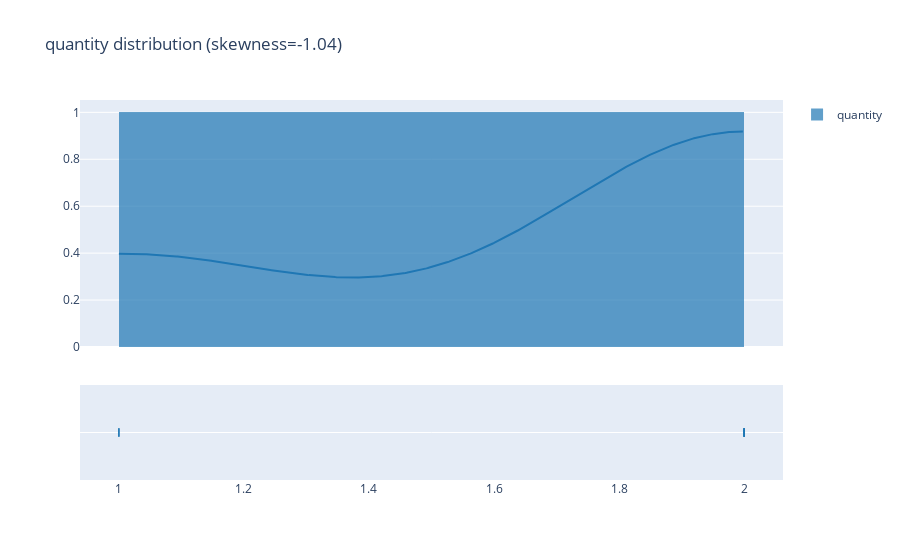
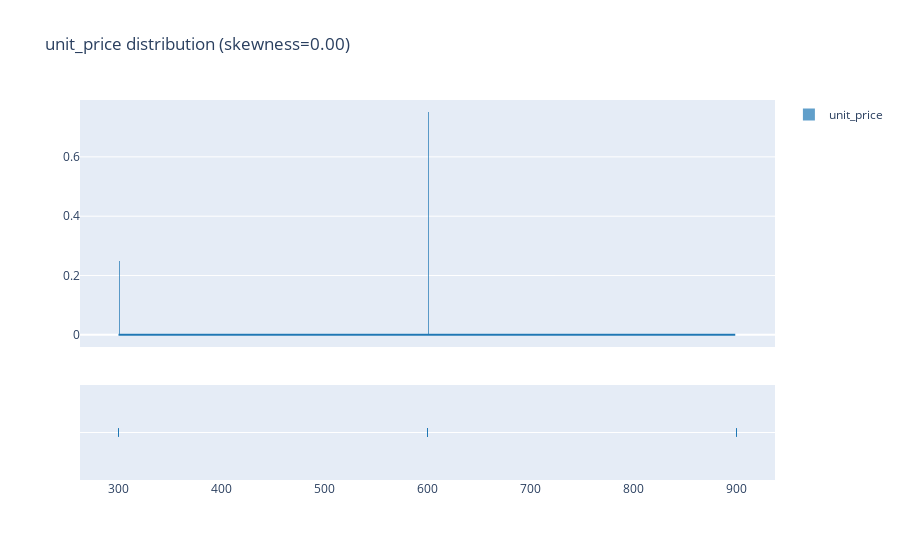

Here is the notebook cell these charts were saved with, in order:
### Code cell
# Displaying the graphs showing the skewness
for col, fig in dist_incremental_figs.items():
    print(f"Plot for '{col}':")
    fig.show()

### Figure 1 — Plotly figure (JSON) as saved in the notebook; plotly's stock layout.template omitted (floating-point values rounded to 4 significant figures; data arrays with more than 128 entries replaced by an {"elided": "..."} marker saying what was removed)
{"data": [{"autobinx": false, "histnorm": "probability density", "legendgroup": "quantity", "marker": {"color": "rgb(31, 119, 180)"}, "name": "quantity", "opacity": 0.7, "type": "histogram", "x": [2, 1, 1, 2, 2, 2, 1, 2, 2, 2], "xaxis": "x", "xbins": {"end": 2, "size": 1, "start": 1}, "yaxis": "y"}, {"legendgroup": "quantity", "marker": {"color": "rgb(31, 119, 180)"}, "mode": "lines", "name": "quantity", "showlegend": false, "type": "scatter", "x": {"elided": "500 float values"}, "xaxis": "x", "y": {"elided": "500 float values"}, "yaxis": "y"}, {"legendgroup": "quantity", "marker": {"color": "rgb(31, 119, 180)", "symbol": "line-ns-open"}, "mode": "markers", "name": "quantity", "showlegend": false, "type": "scatter", "x": [2, 1, 1, 2, 2, 2, 1, 2, 2, 2], "xaxis": "x", "y": ["quantity", "quantity", "quantity", "quantity", "quantity", "quantity", "quantity", "quantity", "quantity", "quantity"], "yaxis": "y2"}], "layout": {"barmode": "overlay", "hovermode": "closest", "legend": {"traceorder": "reversed"}, "title": {"text": "quantity distribution (skewness=-1.04)"}, "xaxis": {"anchor": "y2", "domain": [0, 1], "zeroline": false}, "yaxis": {"anchor": "free", "domain": [0.35, 1], "position": 0}, "yaxis2": {"anchor": "x", "domain": [0, 0.25], "dtick": 1, "showticklabels": false}}}

### Figure 2 — Plotly figure (JSON) as saved in the notebook; plotly's stock layout.template omitted (floating-point values rounded to 4 significant figures; data arrays with more than 128 entries replaced by an {"elided": "..."} marker saying what was removed)
{"data": [{"autobinx": false, "histnorm": "probability density", "legendgroup": "unit_price", "marker": {"color": "rgb(31, 119, 180)"}, "name": "unit_price", "opacity": 0.7, "type": "histogram", "x": [900.0, 300.0, 600.0, 300.0, 600.0, 600.0, 600.0, 600.0, 600.0, 900.0], "xaxis": "x", "xbins": {"end": 900, "size": 1, "start": 300}, "yaxis": "y"}, {"legendgroup": "unit_price", "marker": {"color": "rgb(31, 119, 180)"}, "mode": "lines", "name": "unit_price", "showlegend": false, "type": "scatter", "x": {"elided": "500 float values"}, "xaxis": "x", "y": {"elided": "500 float values"}, "yaxis": "y"}, {"legendgroup": "unit_price", "marker": {"color": "rgb(31, 119, 180)", "symbol": "line-ns-open"}, "mode": "markers", "name": "unit_price", "showlegend": false, "type": "scatter", "x": [900.0, 300.0, 600.0, 300.0, 600.0, 600.0, 600.0, 600.0, 600.0, 900.0], "xaxis": "x", "y": ["unit_price", "unit_price", "unit_price", "unit_price", "unit_price", "unit_price", "unit_price", "unit_price", "unit_price", "unit_price"], "yaxis": "y2"}], "layout": {"barmode": "overlay", "hovermode": "closest", "legend": {"traceorder": "reversed"}, "title": {"text": "unit_price distribution (skewness=0.00)"}, "xaxis": {"anchor": "y2", "domain": [0, 1], "zeroline": false}, "yaxis": {"anchor": "free", "domain": [0.35, 1], "position": 0}, "yaxis2": {"anchor": "x", "domain": [0, 0.25], "dtick": 1, "showticklabels": false}}}
